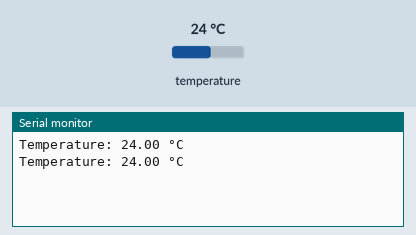
This sketch was run on a simulated ESP32. Parts: the last lines printed to the serial monitor. The inputs (shaded band) are chosen by the test bench; at power-on: temperature 24 °C.

Above: at 3.3 s.
3.4 s: temperature set to 12 °C
At 5.1 s:
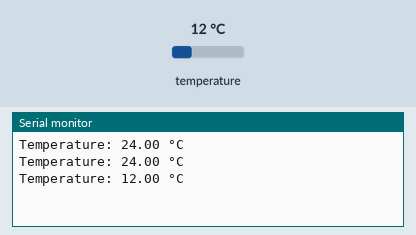
5.9 s: temperature set to 19 °C
At 7.5 s:
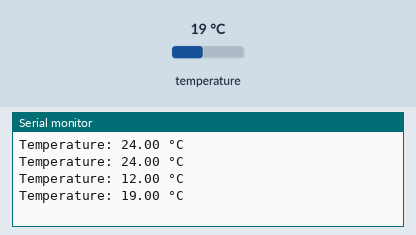
Timing chart, 0 to 9.0 s (numbered marks = the images above; inputs shaded):
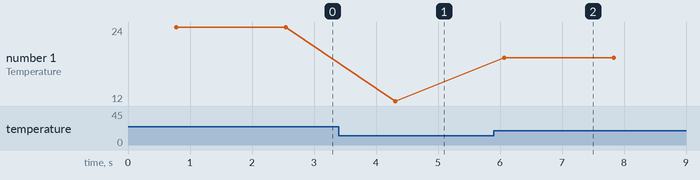

Measured:
- after the input at 3.4 s, the serial monitor: prints a new line after 0.91 s (image 1)
- after the input at 5.9 s, the serial monitor: prints a new line after 0.17 s (image 2)
- plotted number 1: 24 → 12 after the input at 3.4 s, 12 → 19 after the input at 5.9 s

The sketch:

tempsensor_test.ino
```cpp
#include <OneWire.h>
#include <DallasTemperature.h>

// Data wire is connected to digital pin 2
#define ONE_WIRE_BUS 13

// Setup a oneWire instance to communicate with any OneWire devices
OneWire oneWire(ONE_WIRE_BUS);

// Pass oneWire reference to DallasTemperature sensor
DallasTemperature sensors(&oneWire);

void setup() {
  Serial.begin(115200);         // Start serial communication
  sensors.begin();            // Start the DS18B20 sensor

  Serial2.begin(9600, SERIAL_8N1, 16, 17); // RX=16, TX=17
}

void loop() {
  sensors.requestTemperatures();                 // Request temperature from sensor
  float temperatureC = sensors.getTempCByIndex(0);  // Read temperature in Celsius

  Serial.print("Temperature: ");
  Serial.print(temperatureC);
  Serial.println(" °C");

  Serial2.printf("Temperature: %.2f °C\n", temperatureC);

  delay(1000);  // Wait 1 second before next read
}
```
